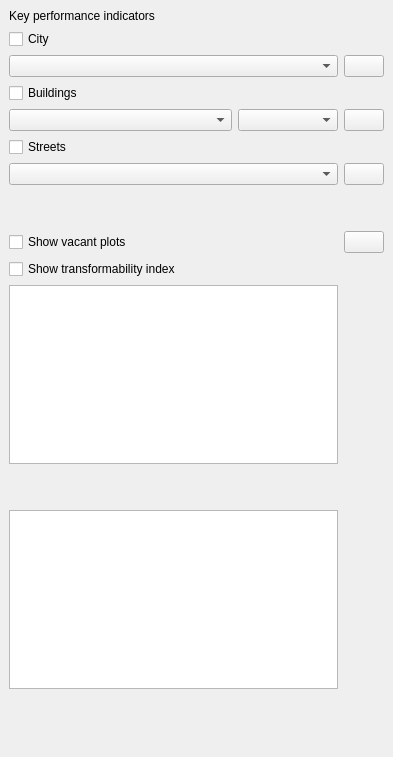
<?xml version="1.0" encoding="UTF-8"?>
<ui version="4.0">
 <class>CityExplorerDockWidgetBase</class>
 <widget class="QDockWidget" name="CityExplorerDockWidgetBase">
  <property name="geometry">
   <rect>
    <x>0</x>
    <y>0</y>
    <width>393</width>
    <height>757</height>
   </rect>
  </property>
  <property name="sizePolicy">
   <sizepolicy hsizetype="Preferred" vsizetype="Preferred">
    <horstretch>0</horstretch>
    <verstretch>0</verstretch>
   </sizepolicy>
  </property>
  <property name="minimumSize">
   <size>
    <width>393</width>
    <height>757</height>
   </size>
  </property>
  <property name="maximumSize">
   <size>
    <width>393</width>
    <height>757</height>
   </size>
  </property>
  <property name="windowTitle">
   <string>Nur-Sultan 2030 Masterplan Explorer</string>
  </property>
  <widget class="QWidget" name="dockWidgetContents">
   <layout class="QGridLayout" name="gridLayout">
    <item row="0" column="0">
     <layout class="QGridLayout" name="gridLayout_3">
      <property name="sizeConstraint">
       <enum>QLayout::SetNoConstraint</enum>
      </property>
      <item row="2" column="2">
       <widget class="QPushButton" name="cityInfo">
        <property name="sizePolicy">
         <sizepolicy hsizetype="Fixed" vsizetype="Fixed">
          <horstretch>0</horstretch>
          <verstretch>0</verstretch>
         </sizepolicy>
        </property>
        <property name="minimumSize">
         <size>
          <width>10</width>
          <height>0</height>
         </size>
        </property>
        <property name="text">
         <string/>
        </property>
       </widget>
      </item>
      <item row="1" column="0">
       <widget class="QCheckBox" name="cityCheckBox">
        <property name="sizePolicy">
         <sizepolicy hsizetype="MinimumExpanding" vsizetype="Minimum">
          <horstretch>0</horstretch>
          <verstretch>0</verstretch>
         </sizepolicy>
        </property>
        <property name="text">
         <string>City</string>
        </property>
       </widget>
      </item>
      <item row="3" column="0">
       <widget class="QCheckBox" name="buildCheckBox">
        <property name="sizePolicy">
         <sizepolicy hsizetype="MinimumExpanding" vsizetype="Fixed">
          <horstretch>0</horstretch>
          <verstretch>0</verstretch>
         </sizepolicy>
        </property>
        <property name="text">
         <string>Buildings</string>
        </property>
       </widget>
      </item>
      <item row="4" column="0">
       <widget class="QComboBox" name="kpicombo">
        <property name="sizePolicy">
         <sizepolicy hsizetype="MinimumExpanding" vsizetype="Minimum">
          <horstretch>0</horstretch>
          <verstretch>0</verstretch>
         </sizepolicy>
        </property>
        <property name="minimumSize">
         <size>
          <width>150</width>
          <height>0</height>
         </size>
        </property>
       </widget>
      </item>
      <item row="4" column="2">
       <widget class="QPushButton" name="buildInfo">
        <property name="sizePolicy">
         <sizepolicy hsizetype="Fixed" vsizetype="Fixed">
          <horstretch>0</horstretch>
          <verstretch>0</verstretch>
         </sizepolicy>
        </property>
        <property name="minimumSize">
         <size>
          <width>10</width>
          <height>0</height>
         </size>
        </property>
        <property name="text">
         <string/>
        </property>
       </widget>
      </item>
      <item row="5" column="0">
       <widget class="QCheckBox" name="strCheckBox">
        <property name="sizePolicy">
         <sizepolicy hsizetype="MinimumExpanding" vsizetype="Fixed">
          <horstretch>0</horstretch>
          <verstretch>0</verstretch>
         </sizepolicy>
        </property>
        <property name="text">
         <string>Streets</string>
        </property>
       </widget>
      </item>
      <item row="6" column="2">
       <widget class="QPushButton" name="strInfo">
        <property name="sizePolicy">
         <sizepolicy hsizetype="Fixed" vsizetype="Fixed">
          <horstretch>0</horstretch>
          <verstretch>0</verstretch>
         </sizepolicy>
        </property>
        <property name="minimumSize">
         <size>
          <width>10</width>
          <height>0</height>
         </size>
        </property>
        <property name="text">
         <string/>
        </property>
       </widget>
      </item>
      <item row="8" column="2">
       <widget class="QPushButton" name="vacantInfo">
        <property name="sizePolicy">
         <sizepolicy hsizetype="Fixed" vsizetype="Fixed">
          <horstretch>0</horstretch>
          <verstretch>0</verstretch>
         </sizepolicy>
        </property>
        <property name="text">
         <string/>
        </property>
       </widget>
      </item>
      <item row="4" column="1">
       <widget class="QComboBox" name="modecombo">
        <property name="sizePolicy">
         <sizepolicy hsizetype="Minimum" vsizetype="Fixed">
          <horstretch>0</horstretch>
          <verstretch>0</verstretch>
         </sizepolicy>
        </property>
        <property name="minimumSize">
         <size>
          <width>100</width>
          <height>0</height>
         </size>
        </property>
       </widget>
      </item>
      <item row="2" column="0" colspan="2">
       <widget class="QComboBox" name="cpscombo">
        <property name="enabled">
         <bool>true</bool>
        </property>
        <property name="sizePolicy">
         <sizepolicy hsizetype="MinimumExpanding" vsizetype="Minimum">
          <horstretch>0</horstretch>
          <verstretch>0</verstretch>
         </sizepolicy>
        </property>
        <property name="minimumSize">
         <size>
          <width>150</width>
          <height>0</height>
         </size>
        </property>
       </widget>
      </item>
      <item row="6" column="0" colspan="2">
       <widget class="QComboBox" name="strcombo">
        <property name="sizePolicy">
         <sizepolicy hsizetype="MinimumExpanding" vsizetype="Minimum">
          <horstretch>0</horstretch>
          <verstretch>0</verstretch>
         </sizepolicy>
        </property>
        <property name="minimumSize">
         <size>
          <width>150</width>
          <height>0</height>
         </size>
        </property>
       </widget>
      </item>
      <item row="0" column="0" colspan="2">
       <widget class="QLabel" name="label_2">
        <property name="text">
         <string>Key performance indicators</string>
        </property>
       </widget>
      </item>
      <item row="8" column="0" colspan="2">
       <widget class="QCheckBox" name="vacantCheckBox">
        <property name="sizePolicy">
         <sizepolicy hsizetype="MinimumExpanding" vsizetype="Fixed">
          <horstretch>0</horstretch>
          <verstretch>0</verstretch>
         </sizepolicy>
        </property>
        <property name="text">
         <string>Show vacant plots</string>
        </property>
       </widget>
      </item>
      <item row="7" column="0" colspan="2">
       <spacer name="verticalSpacer">
        <property name="orientation">
         <enum>Qt::Vertical</enum>
        </property>
        <property name="sizeType">
         <enum>QSizePolicy::Minimum</enum>
        </property>
        <property name="sizeHint" stdset="0">
         <size>
          <width>20</width>
          <height>40</height>
         </size>
        </property>
       </spacer>
      </item>
      <item row="9" column="0" colspan="2">
       <widget class="QCheckBox" name="checkBox">
        <property name="text">
         <string>Show transformability index</string>
        </property>
       </widget>
      </item>
      <item row="11" column="0" colspan="2">
       <spacer name="verticalSpacer_2">
        <property name="orientation">
         <enum>Qt::Vertical</enum>
        </property>
        <property name="sizeType">
         <enum>QSizePolicy::Minimum</enum>
        </property>
        <property name="sizeHint" stdset="0">
         <size>
          <width>20</width>
          <height>40</height>
         </size>
        </property>
       </spacer>
      </item>
      <item row="13" column="0" colspan="2">
       <spacer name="verticalSpacer_3">
        <property name="orientation">
         <enum>Qt::Vertical</enum>
        </property>
        <property name="sizeType">
         <enum>QSizePolicy::Minimum</enum>
        </property>
        <property name="sizeHint" stdset="0">
         <size>
          <width>20</width>
          <height>40</height>
         </size>
        </property>
       </spacer>
      </item>
      <item row="14" column="0" colspan="2">
       <widget class="QLabel" name="logoLabel">
        <property name="text">
         <string/>
        </property>
        <property name="alignment">
         <set>Qt::AlignCenter</set>
        </property>
       </widget>
      </item>
      <item row="10" column="0" colspan="2">
       <widget class="QListView" name="districtslistView">
        <property name="sizePolicy">
         <sizepolicy hsizetype="MinimumExpanding" vsizetype="Minimum">
          <horstretch>0</horstretch>
          <verstretch>0</verstretch>
         </sizepolicy>
        </property>
        <property name="minimumSize">
         <size>
          <width>150</width>
          <height>0</height>
         </size>
        </property>
       </widget>
      </item>
      <item row="12" column="0" colspan="2">
       <widget class="QGraphicsView" name="graphviewregraphicsView">
        <property name="sizePolicy">
         <sizepolicy hsizetype="MinimumExpanding" vsizetype="MinimumExpanding">
          <horstretch>0</horstretch>
          <verstretch>0</verstretch>
         </sizepolicy>
        </property>
        <property name="minimumSize">
         <size>
          <width>150</width>
          <height>0</height>
         </size>
        </property>
       </widget>
      </item>
     </layout>
    </item>
   </layout>
  </widget>
 </widget>
 <resources/>
 <connections/>
</ui>
